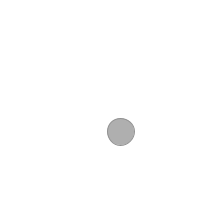
Frame 1 (no input)
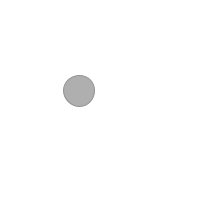
Frame 60 (the mouse pressed at the canvas centre just before this capture)
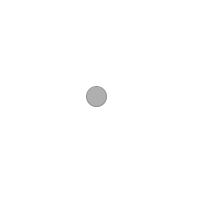
Frame 120 (the mouse held since frame 60 and released just before this capture)

The Processing sketch that drew these frames (run headless with seeded random() and noise(); from frame 60 on, the mouse is pressed at the canvas centre):

// Processing sketch: e01_pulse_blob
// ── e01_pulse_blob.pde
Blob blob;

void setup() {
  size(200,200);
  blob = new Blob();
}

void draw() {
  background(255);
  blob.update();
  blob.display();
}


class Blob {
  
  float tick = 0;
  
  void update() {
    tick++;
  }
  
  void display() {
    stroke(145);
    fill(175);
    ellipse(_getX(),_getY(),_getSize(),_getSize());
  }
  
  float _getX() {
    return map(noise(tick*0.02),0,1,0,width);
  }
  
  float _getY() {
    return map(noise(1e4+tick*0.02),0,1,0,height);
  }
  
  float _getSize() {
    float min = 20;
    float max = 33;
    return map(sin(tick*0.04),-1,1,min,max);
  }
}
